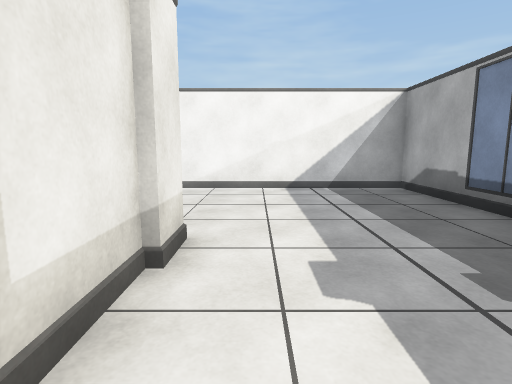
view 1 (above)

14 first-person views from a walk through a scene from a Unity 3-D project. The camera is 1.2 m above the floor, tilts 8° down and sees 80° across. Doors are open. The floor is counted in squares, 1 m on a side. Each view is taken from the middle of a square. On the plan, view 1 faces up. The plan holds only what a view shows up to about 13 squares ahead; the rest is blank. The place goes on beyond the plan. The player is left out.

view 2
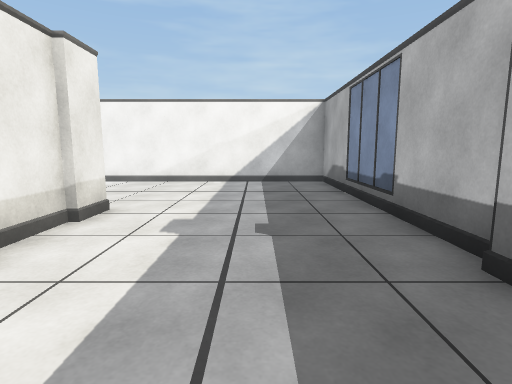

view 3
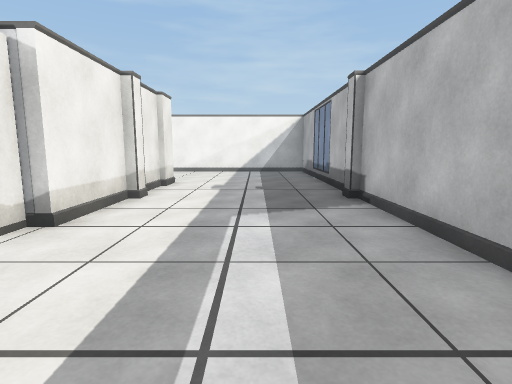

view 4
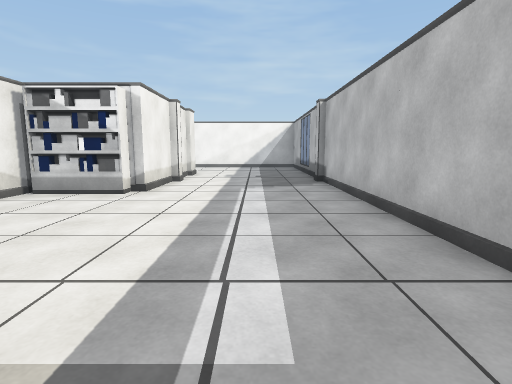

view 5
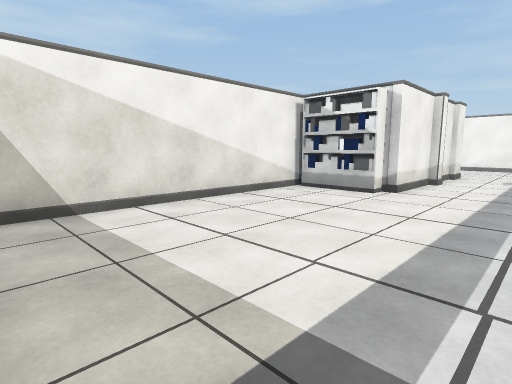

view 6
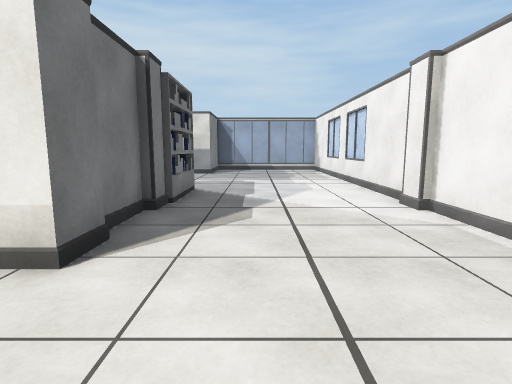

view 7
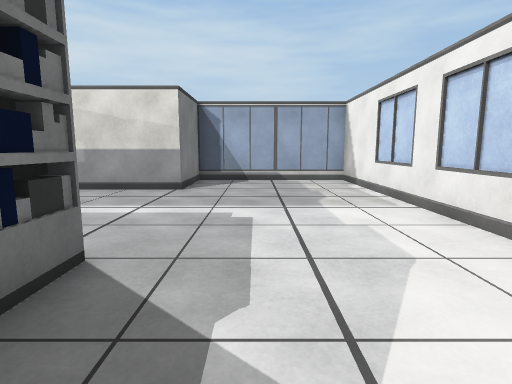

view 8
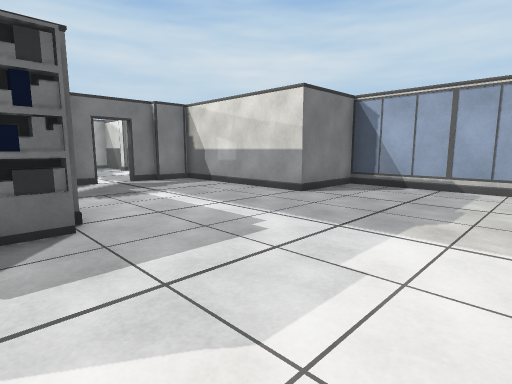

view 9
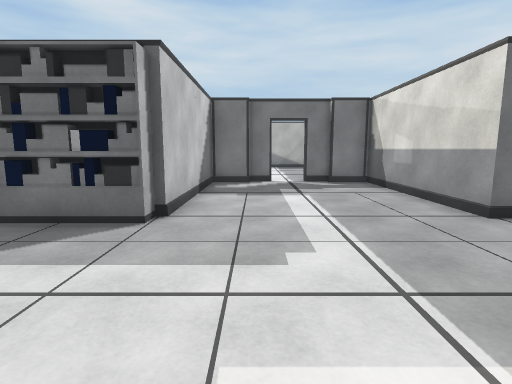

view 10
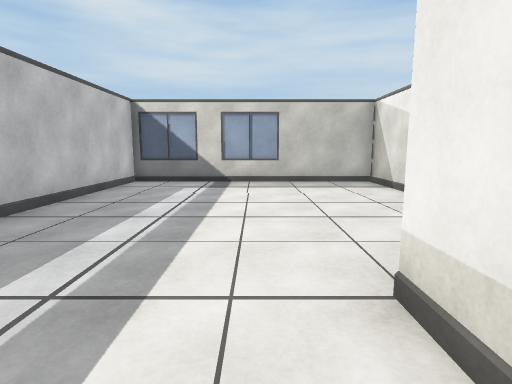

view 11
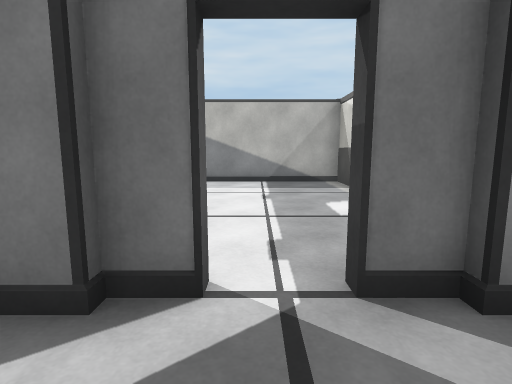

view 12
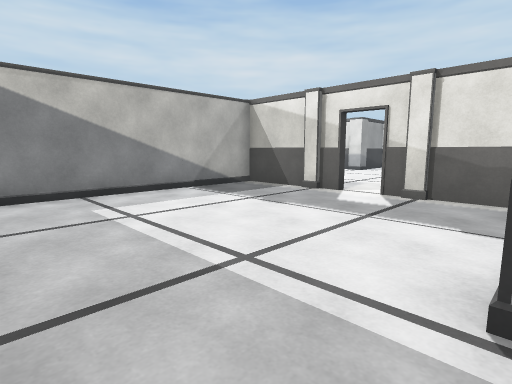

view 13
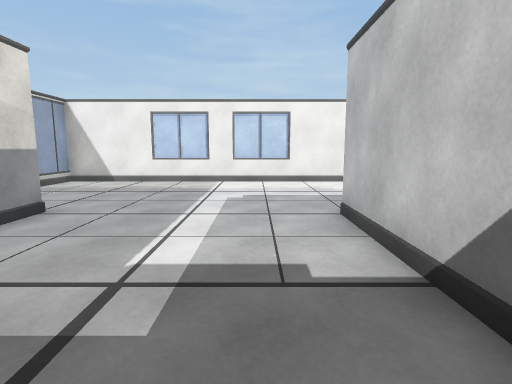

view 14
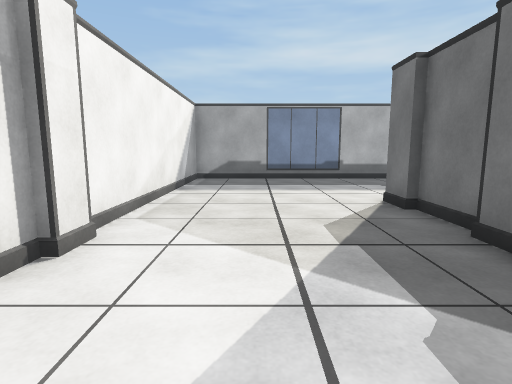

### Floor plan
Points are (right, up) in squares from view 1. A wall is a line through its corners. A room is listed if a view was taken in it or the views show most of it. See-through windows are left out.
Room 1 (views 1, 2, 3, 4, 5, 6, 7, 8, 9, 10, 11, 13, 14)
walls: (-1.2, 0.5) (-1.2, -2.4) (-1.6, -2.4); (-1.2, 2.5) (-1.2, 1.4); (-3.6, 3.8) (-1.9, 3.8); (-4.3, -2.4) (-4.3, -11.4) (4.5, -11.4) (4.5, 0.5); (-7.4, -2.4) (-7.4, 3.7); (4.5, 1.4) (4.5, 9.4) (-4, 9.4); (-9.6, -2.8) (-9.6, -2.4) (-9.1, -2.4); (-4.6, 9.4) (-16, 9.4) (-16, 3.8) (-13.1, 3.8) (-13.1, -2.1); (-11.7, -2.4) (-10.8, -2.4)
ways out: opening at (-8.5, -2) to room 2; open door at (-10, -2.5) to room 2
objects: shelf (-6, 4); pillar (-4, 4); shelf (-3, -3) to (-2, -2); pillar (-2, 3) to (-1, 4); pillar (-1, 1); pillar (5, 1)
Room 2 (view 12)
walls: (-13.1, -7.5) (-13.1, -8.4); (-13.1, -5.7) (-13.1, -6.4); (-13.1, -10.4) (-13.1, -11.4) (-5.6, -11.4); (-10.8, -2.4) (-10.8, -2.8); (-13.1, -2.1) (-13.1, -4.5)
ways out: opening at (-8.5, -2) to room 1; open door at (-10, -2.5) to room 1
objects: pillar (-13, -9); pillar (-13, -5); other object (-13, -3); pillar (-12, -3); pillar (-9, -3) to (-8, -2)

Positions as (right, up) in squares from view 1, and headings:
1: (0, 0), facing up
2: (2, -2), facing up
3: (2, -7), facing up
4: (2, -11), facing up
5: (2, -11), facing up-left
6: (2, 6), facing left
7: (-4, 6), facing left
8: (-6, 9), facing down-left
9: (-9, 9), facing down
10: (0, 0), facing down
11: (-10, 0), facing down
12: (-5, -3), facing down-left
13: (-9, -2), facing up
14: (-8, 7), facing right
